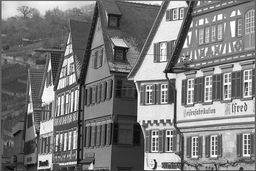
#> input picture Test Image.png, 256 x 171 px, shrunk from 768 x 512 before the run
$ jupyter execute cv-assignment2.ipynb
#> lines starting #> are read from the running program, lines starting #| are printed output that depends on the picture; after the words box and inside, x2 and y2 are one past the last pixel; in counts of white or black regions, pixels touching at a corner belong together
## SUSAN Corner Detection + Convex Hull Thresholding

[cell 1]
import numpy as np
import matplotlib.pyplot as plt
from PIL import Image

### Helper Functions to Avoid Using the pre defined functions

[cell 2]
def manual_append(mask_list, element):
    new_list = [0] * (len(mask_list) + 1)
    for i in range(len(mask_list)):
        new_list[i] = mask_list[i]
    new_list[len(mask_list)] = element
    return new_list

[cell 3]
def manual_min(arr):
    flat_arr = arr.flatten()
    min_val = flat_arr[0]
    for i in range(1, len(flat_arr)):
        if flat_arr[i] < min_val:
            min_val = flat_arr[i]
    return min_val

[cell 4]
def manual_max(arr):
    flat_arr = arr.flatten()
    max_val = flat_arr[0]
    for i in range(1, len(flat_arr)):
        if flat_arr[i] > max_val:
            max_val = flat_arr[i]
    return max_val

[cell 5]
def manual_argmax(array):
    max_val = array[0]
    max_idx = 0
    for i in range(1, len(array)):
        if array[i] > max_val:
            max_val = array[i]
            max_idx = i
    return max_idx

### 1. SUSAN Implementation

[cell 6]
def circular_mask(radius):
    mask = []
    for a in range(-radius, radius + 1):
        for b in range(-radius, radius + 1):
            mask = manual_append(mask, (b, a))
    return mask

[cell 7]
def susan(image, t, radius=1):
    h, w = image.shape
    img = image.astype(np.float32)
    mask = circular_mask(radius)
    scores = np.zeros((h, w), dtype=np.float32)
    hist = np.zeros(10, dtype=np.int32)
    for y in range(h):
        for x in range(w):
            center_intensity = img[y, x]
            usan_size = 0.0
            for b, a in mask:
                ny = y + a
                nx = x + b
                if 0 <= ny < h and 0 <= nx < w:
                    neighbor_intensity = img[ny, nx]
                    intensity_diff = neighbor_intensity - center_intensity
                    c_m = np.exp(-((intensity_diff / t) ** 6))
                    usan_size += c_m
            scores[y, x] = int(np.floor(usan_size))
            hist[int(np.floor(scores[y, x]))] += 1
    return scores, hist

### 2. Convex Hull Implementation + Two Pass Threshold Implementation

#### 2.a Convex Hull Implementation

[cell 8]
def CalculateHullPoints(histogram):
    n = len(histogram)
    hull_points = []
    i = 0
    while i < n - 1:
        max_slope = -np.inf
        best_j = i + 1
        for j in range(i + 1, n):
            slope = (histogram[j] - histogram[i]) / (j - i)
            if slope > max_slope:
                max_slope = slope
                best_j = j
        hull_points.append((i, histogram[i]))
        i = best_j
        if i >= n - 1:
            break
    if not hull_points or hull_points[-1][0] != n - 1:
        hull_points.append((n - 1, histogram[n - 1]))
    return hull_points

[cell 9]
def GetHullValues(hull_points):
    if len(hull_points) == 0:
        return np.array([])
    last_idx = hull_points[-1][0]
    hull_values = np.zeros(last_idx + 1, dtype=np.float32)
    for i in range(len(hull_points) - 1):
        x1, y1 = hull_points[i]
        x2, y2 = hull_points[i + 1]
        delta_x = x2 - x1
        if delta_x == 0:
            hull_values[x1] = y1
        else:
            delta_y = y2 - y1
            step_value = delta_y / delta_x
            for j in range(delta_x + 1):
                idx = x1 + j
                hull_values[idx] = y1 + (step_value * j)
    return hull_values

[cell 10]
def GetThreshold(histogram, hull_values):
    differences = hull_values - histogram
    threshold_idx = manual_argmax(differences)
    return threshold_idx

[cell 11]
def ApplyThresh(histogram, threshold_idx):
    below_thresh = histogram[:threshold_idx + 1]
    above_thresh = histogram[threshold_idx + 1:]
    print("below", below_thresh)
    print("above", above_thresh)
    return below_thresh, above_thresh

#### 2.b Two Pass Threshold Implementation

[cell 12]
def two_pass_convex_hull_threshold(histogram):
    hull_points_1 = CalculateHullPoints(histogram)
    hull_values_1 = GetHullValues(hull_points_1)
    threshold1 = GetThreshold(histogram, hull_values_1)
    below_t1, above_t1 = ApplyThresh(histogram, threshold1)
    hull_points_2 = CalculateHullPoints(below_t1)
    hull_values_2 = GetHullValues(hull_points_2)
    threshold2 = GetThreshold(below_t1, hull_values_2)
    return threshold1, threshold2

### 3. Draw Image

[cell 13]
def DrawImages(threshold1, threshold2, susan_image):
    corners = np.zeros_like(susan_image)
    edges = np.zeros_like(susan_image)
    hemo = np.zeros_like(susan_image)
    for i in range(susan_image.shape[0]):
        for j in range(susan_image.shape[1]):
            pixel_value = susan_image[i, j]
            if pixel_value <= threshold2:
                corners[i, j] = pixel_value
            elif threshold2 < pixel_value <= threshold1:
                edges[i, j] = pixel_value
            else:
                hemo[i, j] = pixel_value
    return corners, edges, hemo

#### For Visualization

[cell 14]
def plot_comprehensive_results(original, susan_response, histogram,
                               t1, t2, corners, edges, homogeneous, t_parameter):
    fig = plt.figure(figsize=(20, 12))
    fig.suptitle(f't={t_parameter}: SUSAN Corner Detection Results', fontsize=16, fontweight='bold')
    plt.subplot(3, 4, 1)
    plt.imshow(original, cmap='gray')
    plt.title('1. Original Image', fontsize=14, fontweight='bold')
    plt.axis('off')
    plt.subplot(3, 4, 2)
    plt.imshow(susan_response, cmap='gray')
    plt.title('2. SUSAN Response', fontsize=14, fontweight='bold')
    plt.colorbar(fraction=0.046, pad=0.04)
    plt.axis('off')
    plt.subplot(3, 4, 3)
    x = np.arange(len(histogram))
    plt.plot(x, histogram, 'b-', linewidth=2)
    plt.axvline(t1, color='r', linestyle='--', linewidth=2, label=f'T1={t1}')
    plt.axvline(t2, color='g', linestyle='--', linewidth=2, label=f'T2={t2}')
    plt.title('3. Histogram + Thresholds', fontsize=14, fontweight='bold')
    plt.xlabel('Intensity')
    plt.ylabel('Frequency')
    plt.legend()
    plt.grid(True, alpha=0.3)
    plt.subplot(3, 4, 5)
    plt.imshow(corners, cmap='gray')
    plt.title(f'5. CORNERS\n(≤ {t2})', fontsize=14, fontweight='bold')
    plt.colorbar(fraction=0.046, pad=0.04)
    plt.axis('off')
    plt.subplot(3, 4, 6)
    plt.imshow(edges, cmap='gray')
    plt.title(f'6. EDGES\n({t2} < x ≤ {t1})', fontsize=14, fontweight='bold')
    plt.colorbar(fraction=0.046, pad=0.04)
    plt.axis('off')
    plt.subplot(3, 4, 7)
    plt.imshow(homogeneous, cmap='gray')
    plt.title(f'7. HOMOGENEOUS\n(> {t1})', fontsize=14, fontweight='bold')
    plt.colorbar(fraction=0.046, pad=0.04)
    plt.axis('off')
    plt.tight_layout()
    return fig

#### The Complete pipeline

[cell 15]
def run_complete_pipeline(image_path, t_parameter=27, radius=1):
    print(f"\nLoading image: {image_path}")
    image = Image.open(image_path)
    gray_image = np.array(image.convert('L'))
    susan_response, histogram = susan(gray_image, t=t_parameter, radius=radius)
    threshold1_idx, threshold2_idx = two_pass_convex_hull_threshold(histogram)
    corners, edges, homogeneous = DrawImages(threshold1_idx, threshold2_idx, susan_response)
    fig = plot_comprehensive_results(
        gray_image, susan_response, histogram,
        threshold1_idx, threshold2_idx,
        corners, edges, homogeneous, t_parameter
    )
    print("\nProcessing complete!")
    print("="*80)
    return {
        'susan_response': susan_response,
        'histogram': histogram,
        'threshold1_idx': threshold1_idx,
        'threshold2_idx': threshold2_idx
    }

[cell 16]
image_path1 = 'Test Image.png'
run = run_complete_pipeline(image_path1, t_parameter=20, radius=1)
#> in run_complete_pipeline, image is the input picture: PIL image 256x171 L; min 0, max 255, mean 123
#> after the loop in susan, `for y in range(h):`:
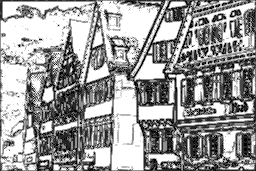
#> scores: shape (171, 256) float32; min 1, max 8, mean 5.27; drawn with min black and max white
#> after the loop in susan, `for y in range(h):`: hist = [0, 1951, 5672, 4924, 4011, 6732, 3750, 3314, 13422, 0]
#> in run_complete_pipeline, `susan_response, histogram = susan(gray_image, t=t_parameter, radius=ra..`: histogram has the same summary as hist in susan
#> in CalculateHullPoints, `n = len(histogram)`: n = 10
#> the loop in CalculateHullPoints, `while i < n - 1:` made 3 passes
#> i on passes 1 to 3: 2, 8, 9
#> after the loop in CalculateHullPoints, `while i < n - 1:`: hull_points = [(0, 0), (2, 5672), (8, 13422)]
#> in two_pass_convex_hull_threshold, `hull_points_1 = CalculateHullPoints(histogram)`: hull_points_1 = [(0, 0), (2, 5672), (8, 13422), (9, 0)]
#> in GetHullValues, `last_idx = hull_points[-1][0]`: last_idx = 9
#> the loop in GetHullValues, `for i in range(len(hull_points) - 1):` made 3 passes
#> (x1, y1, x2, y2, delta_x, delta_y, step_value) on passes 1 to 3: (0, 0, 2, 5672, 2, 5672, 2836), (2, 5672, 8, 13422, 6, 7750, 1291.7), (8, 13422, 9, 0, 1, -13422, -13422)
#> after the loop in GetHullValues, `for i in range(len(hull_points) - 1):`: hull_values = [0, 2836, 5672, 6963.7, 8255.3, 9547, 10838.7, 12130.3, 13422, 0]
#> in two_pass_convex_hull_threshold, `hull_values_1 = GetHullValues(hull_points_1)`: hull_values_1 has the same summary as hull_values in GetHullValues
#> in GetThreshold, `differences = hull_values - histogram`: differences = [0, 885, 0, 2039.7, 4244.3, 2815, 7088.7, 8816.3, 0, 0]
#> in manual_argmax, `max_val = array[0]`: max_val = 0
#> the loop in manual_argmax, `for i in range(1, len(array)):` made 9 passes
#> max_val on passes 1, 3, 4, 6, 7: 885, 2039.7, 4244.3, 7088.7, 8816.3
#> after the loop in manual_argmax, `for i in range(1, len(array)):`: max_idx = 7; max_val = 8816.3
#> in GetThreshold, `threshold_idx = manual_argmax(differences)`: threshold_idx = 7
#> in ApplyThresh, `below_thresh = histogram[:threshold_idx + 1]`: below_thresh = [0, 1951, 5672, 4924, 4011, 6732, 3750, 3314]
#> in ApplyThresh, `above_thresh = histogram[threshold_idx + 1:]`: above_thresh = [13422, 0]
#| below [   0 1951 5672 4924 4011 6732 3750 3314]
#| above [13422     0]
#> in two_pass_convex_hull_threshold, `below_t1, above_t1 = ApplyThresh(histogram, threshold1)`: below_t1 = [0, 1951, 5672, 4924, 4011, 6732, 3750, 3314]; above_t1 = [13422, 0]
#> the loop in CalculateHullPoints (call 2), `while i < n - 1:` made 3 passes
#> i on passes 1 to 3: 2, 5, 7
#> in two_pass_convex_hull_threshold, `hull_points_2 = CalculateHullPoints(below_t1)`: hull_points_2 = [(0, 0), (2, 5672), (5, 6732), (7, 3314)]
#> the loop in GetHullValues (call 2), `for i in range(len(hull_points) - 1):` made 3 passes
#> (x1, y1, x2, y2, delta_x, delta_y, step_value) on passes 1 to 3: (0, 0, 2, 5672, 2, 5672, 2836), (2, 5672, 5, 6732, 3, 1060, 353.3), (5, 6732, 7, 3314, 2, -3418, -1709)
#> in two_pass_convex_hull_threshold, `hull_values_2 = GetHullValues(hull_points_2)`: hull_values_2 = [0, 2836, 5672, 6025.3, 6378.7, 6732, 5023, 3314]
#> the loop in manual_argmax (call 2), `for i in range(1, len(array)):` made 7 passes
#> max_val on passes 1, 3, 4: 885, 1101.3, 2367.7
#> in two_pass_convex_hull_threshold, `threshold2 = GetThreshold(below_t1, hull_values_2)`: threshold2 = 4
#> in run_complete_pipeline, `threshold1_idx, threshold2_idx = two_pass_convex_hull_threshold(histog..`: threshold1_idx = 7; threshold2_idx = 4
#> after the loop in DrawImages, `for i in range(susan_image.shape[0]):`:
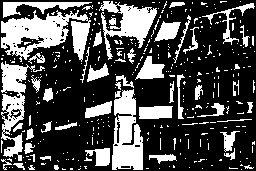
#> hemo: shape (171, 256) float32; values 0 (black) and 8 (white), 30.7% white; 358 white regions (308 under 20 px), largest, box (x1, y1, x2, y2) and area: (1, 10, 91, 62) 2461, (112, 89, 143, 170) 1778, (1, 61, 45, 161) 1481
#> in plot_comprehensive_results, `x = np.arange(len(histogram))`: x = [0, 1, 2, 3, 4, 5, 6, 7, 8, 9]
#> run = 4 items
#> figure, not shown here; panel 4: curve peaks at x = 8, y = 13422

[cell 17]
image_path1 = 'test11.jpg'
run = run_complete_pipeline(image_path1, t_parameter=25, radius=1)
#> call 2 of run_complete_pipeline, with image_path = 'test11.jpg', t_parameter = 25, radius = 1
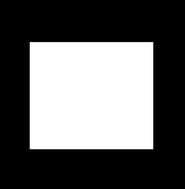
#> input picture test11.jpg, 185 x 189 px, shrunk from 554 x 566 before the run
#> in run_complete_pipeline, image is the input picture: PIL image 185x189 RGB; min 0, max 255, mean 96.6
#> call 2 of susan, with t = 25, radius = 1
#> after the loop in susan (call 2), `for y in range(h):`:
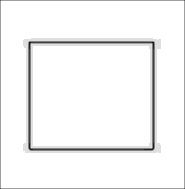
#> scores: shape (189, 185) float32; min 1, max 9, mean 8.69; drawn with min black and max white
#> after the loop in susan (call 2), `for y in range(h):`: hist = [0, 2, 38, 422, 6, 785, 869, 6, 2103, 30734]
#| below [   0    2   38  422    6  785  869    6 2103]
#| above [30734]
#> in run_complete_pipeline (call 2), `threshold1_idx, threshold2_idx = two_pass_convex_hull_threshold(histog..`: threshold1_idx = 8; threshold2_idx = 7
#> after the loop in DrawImages (call 2), `for i in range(susan_image.shape[0]):`: edges: shape (189, 185) float32; values 0 (black) and 8 (white), 6% white in thin lines or dots, all inside (x1, y1, x2, y2) = (23, 38, 161, 153)
#> after the loop in DrawImages (call 2), `for i in range(susan_image.shape[0]):`: hemo: shape (189, 185) float32; values 0 (black) and 9 (white), 87.9% white; 2 black regions, box (x1, y1, x2, y2) and area: (23, 38, 161, 153) 3487, (0, 0, 185, 189) 744
#> figure, not shown here; panel 4: curve peaks at x = 9, y = 30734

[cell 18]
image_path1 = 'test2.png'
run = run_complete_pipeline(image_path1, t_parameter=30, radius=1)
#> call 3 of run_complete_pipeline, with image_path = 'test2.png', t_parameter = 30, radius = 1
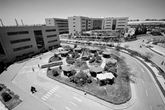
#> input picture test2.png, 165 x 110 px, shrunk from 495 x 329 before the run
#> in run_complete_pipeline, image is the input picture: PIL image 165x110 RGBA; mean R, G, B, A 140.6, 140.6, 140.6, 255
#> call 3 of susan, with t = 30, radius = 1
#> after the loop in susan (call 3), `for y in range(h):`:
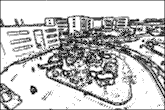
#> scores: shape (110, 165) float32; min 1, max 8, mean 6.31; drawn with min black and max white
#> after the loop in susan (call 3), `for y in range(h):`: hist = [0, 328, 829, 1170, 1353, 2387, 1728, 1593, 8762, 0]
#> in run_complete_pipeline (call 3), `susan_response, histogram = susan(gray_image, t=t_parameter, radius=ra..`: histogram has the same summary as hist in susan
#| below [   0  328  829 1170 1353 2387 1728 1593]
#| above [8762    0]
#> in run_complete_pipeline (call 3), `threshold1_idx, threshold2_idx = two_pass_convex_hull_threshold(histog..`: threshold1_idx = 7; threshold2_idx = 4
#> call 3 of DrawImages, with threshold1 = 7, threshold2 = 4
#> after the loop in DrawImages (call 3), `for i in range(susan_image.shape[0]):`:
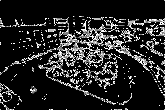
#> corners: shape (110, 165) float32; min 0, max 4, mean 0.601; drawn with min black and max white
#> after the loop in DrawImages (call 3), `for i in range(susan_image.shape[0]):`:
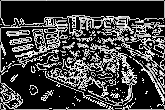
#> edges: shape (110, 165) float32; min 0, max 7, mean 1.84; drawn with min black and max white
#> after the loop in DrawImages (call 3), `for i in range(susan_image.shape[0]):`:
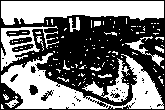
#> hemo: shape (110, 165) float32; values 0 (black) and 8 (white), 48.3% white; 133 white regions (117 under 20 px), largest, box (x1, y1, x2, y2) and area: (1, 53, 164, 109) 3506, (1, 1, 164, 25) 2850, (1, 26, 59, 71) 802
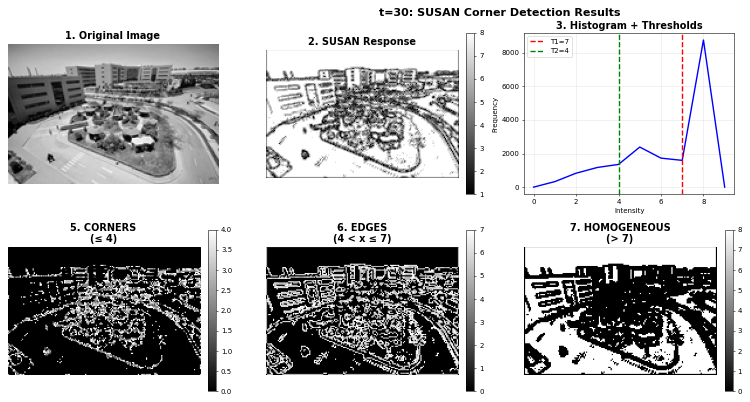
#> figure drawn by matplotlib, 10 panels; panel 4: curve peaks at x = 8, y = 8762
